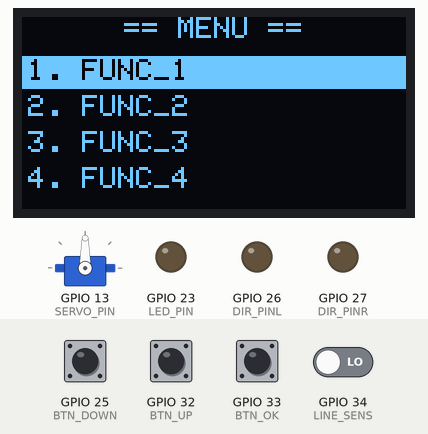
Bench run of a sketch on a simulated ESP32. Shown: servo, 128×64 one-colour display, output pins drawn as LEDs (lit = HIGH). Inputs (shaded band) come from the test bench; at power-on: GPIO 25 (BTN_DOWN), GPIO 32 (BTN_UP), GPIO 33 (BTN_OK) HIGH, GPIO 34 (LINE_SENS) LOW. Pins used as bus, display or sensor lines are not drawn.

Above: at 2.7 s.
2.8 s: GPIO 33 (BTN_OK) pulled LOW for 1 s
At 4.4 s:
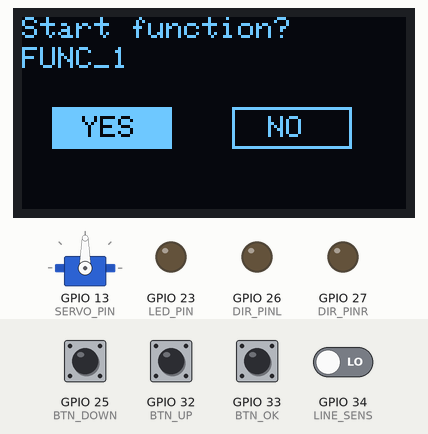
5.3 s: GPIO 25 (BTN_DOWN) pulled LOW for 3.2 s
At 5.42 s:
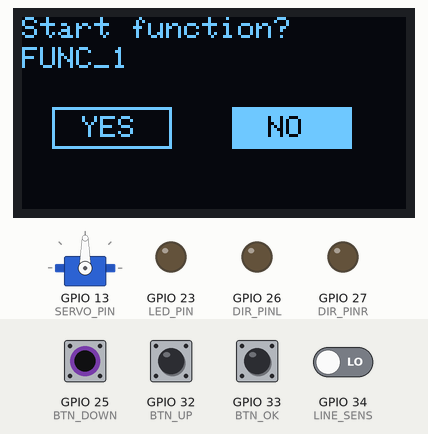
10.0 s: GPIO 33 (BTN_OK) pulled LOW for 0.15 s
At 11.2 s:
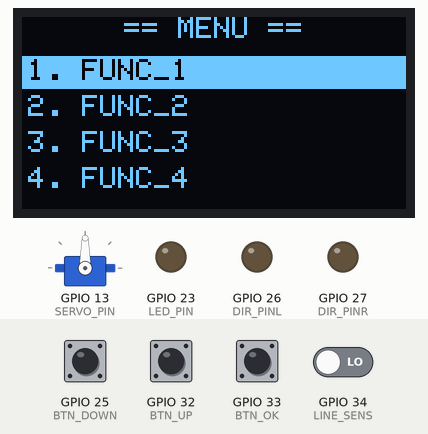
11.6 s: GPIO 32 (BTN_UP) pulled LOW for 0.15 s
At 12.7 s:
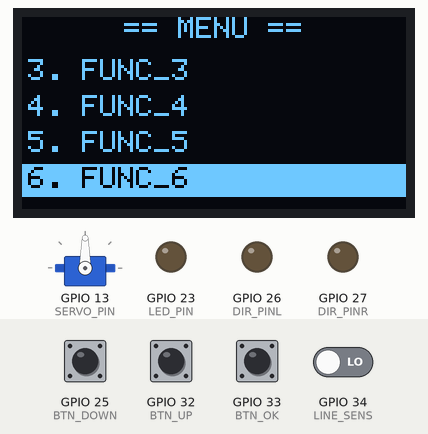
13.2 s: GPIO 33 (BTN_OK) pulled LOW for 3.2 s
At 14.1 s:
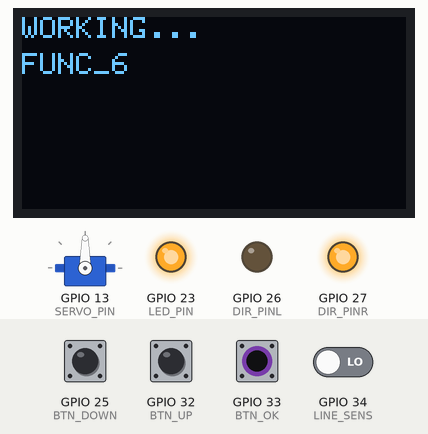
Timing chart, 0 to 16.2 s (numbered marks = the images above; inputs shaded):
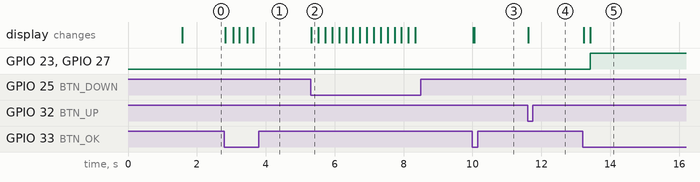

Measured:
- after the input at 2.8 s, the display: changes at once (image 1)
- after the input at 5.3 s, the display: changes at once (image 2)
- after the input at 10.0 s, the display: first changes at once (image 3 shows a later state)
- after the input at 11.6 s, the display: changes at once (image 4)
- after the input at 13.2 s, GPIO 23 (LED_PIN), GPIO 27 (DIR_PINR): LOW → HIGH after 0.23 s; the display: first changes at once (image 5 shows a later state)

The sketch:

new_code_etz.ino
```cpp
// ========== БИБЛИОТЕКИ ==========
#include <Wire.h>
#include <Adafruit_GFX.h>
#include <Adafruit_SSD1306.h>
#include <ESP32Servo.h>

// ========== НАСТРОЙКИ ==========
Servo myServo;
#define SCREEN_WIDTH 128
#define SCREEN_HEIGHT 64
#define OLED_RESET -1
#define SCREEN_ADDRESS 0x3C

#define STEP_PIN 18
#define DIR_PINL 26
#define DIR_PINR 27
#define LINE_SENS 34
#define SERVO_PIN 13

#define THRESHOLD 4095

int const_d = 39;     // расстояние от оси крепления маркера до датчика
float mark_d = 12.0;  // диаметр маркера
float miss_size = 1;  // смещение
int sp_1 = 300;
int sp_0 = 600;

float s = 17;

#define BTN_UP 32
#define BTN_OK 33
#define BTN_DOWN 25

#define LED_PIN 23

#define MENU_ITEMS 6
int menuOffset = 0;

// ========== ФУНКЦИИ ДВИЖЕНИЯ ==========
void set_up() {
  digitalWrite(DIR_PINL, 1);
  digitalWrite(DIR_PINR, 0);
}

void set_down() {
  digitalWrite(DIR_PINL, 0);
  digitalWrite(DIR_PINR, 1);
}

void move(int sp = 1) {
  if (sp == 1) {
    digitalWrite(STEP_PIN, HIGH);
    delayMicroseconds(sp_1);
    digitalWrite(STEP_PIN, LOW);
    delayMicroseconds(sp_1);
  } else {
    digitalWrite(STEP_PIN, HIGH);
    delayMicroseconds(sp_0);
    digitalWrite(STEP_PIN, LOW);
    delayMicroseconds(sp_0);
  }
}

void go_up(long mm) {
  set_up();
  long d = mm * s;
  for (long i = 0; i < d; i++) move();
}

void go_down(long mm) {
  set_down();
  long d = mm * s;
  for (long i = 0; i < d; i++) move();
}

bool is_line() {
  return digitalRead(LINE_SENS)==0;
}

// ========== ПОЗИЦИОНИРОВАНИЕ ==========
void find_line_start() {
  set_up();
  while (!is_line()) move();
  while (is_line()) move(0);
  go_up(const_d + mark_d / 2 + miss_size);
}

void homing() {
  set_down();
  while (!is_line()) move();
  while (is_line()) move(0);
  set_up();
  while (!is_line()) move();
  while (is_line()) move(0);
  go_up(const_d + mark_d / 2 + miss_size);
}

// ========== РИСОВАНИЕ ==========
void up() {
  delay(300);
  myServo.write(0);
  delay(300);
}

void down() {
  delay(300);
  for (int angle = 0; angle <= 65; angle++) {
    myServo.write(angle);
    delay(2);
  }
  delay(300);
}

void set_mark() {
  myServo.write(50);
  delay(100);
  myServo.write(45);
}

void point() {
  down();
  delay(200);
  up();
}

// ========== ДИСПЛЕЙ ==========
Adafruit_SSD1306 display(SCREEN_WIDTH, SCREEN_HEIGHT, &Wire, OLED_RESET);

const char* menuItems[MENU_ITEMS] = {
  "FUNC_1",
  "FUNC_2",
  "FUNC_3",
  "FUNC_4",
  "FUNC_5",
  "FUNC_6"
};

enum State {
  STATE_MENU,
  STATE_CONFIRM,
  STATE_RUNNING
};

State currentState = STATE_MENU;
int selectedItem = 0;
int confirmSelection = 0;

unsigned long lastBtnUp = 0;
unsigned long lastBtnOk = 0;
unsigned long lastBtnDown = 0;
const int debounceDelay = 200;

// ========== SETUP ==========
void setup() {
  Wire.begin(21, 22);
  Serial.begin(115200);

  pinMode(STEP_PIN, OUTPUT);
  pinMode(DIR_PINL, OUTPUT);
  pinMode(DIR_PINR, OUTPUT);
  pinMode(LINE_SENS, INPUT);

  myServo.attach(SERVO_PIN);

  pinMode(BTN_UP, INPUT_PULLUP);
  pinMode(BTN_OK, INPUT_PULLUP);
  pinMode(BTN_DOWN, INPUT_PULLUP);

  pinMode(LED_PIN, OUTPUT);
  digitalWrite(LED_PIN, LOW);

  display.begin(SSD1306_SWITCHCAPVCC, SCREEN_ADDRESS);
  display.clearDisplay();
  display.setTextColor(SSD1306_WHITE);

  display.setTextSize(1);
  display.setCursor(25, 20);
  display.println("LOADING...");
  display.display();
  delay(1500);

  drawMenu();
}

// ========== LOOP ==========
void loop() {
  handleButtons();
  if (currentState == STATE_RUNNING) {
    runFunction(selectedItem);
  }
}

// ========== КНОПКИ ==========
void handleButtons() {
  unsigned long now = millis();

  if (!digitalRead(BTN_UP) && now - lastBtnUp > debounceDelay) {
    lastBtnUp = now;
    onButtonUp();
  }
  if (!digitalRead(BTN_OK) && now - lastBtnOk > debounceDelay) {
    lastBtnOk = now;
    onButtonOk();
  }
  if (!digitalRead(BTN_DOWN) && now - lastBtnDown > debounceDelay) {
    lastBtnDown = now;
    onButtonDown();
  }
}

void onButtonUp() {
  if (currentState == STATE_MENU) {
    selectedItem--;
    if (selectedItem < 0) selectedItem = MENU_ITEMS - 1;
    drawMenu();
  } else if (currentState == STATE_CONFIRM) {
    confirmSelection = 1 - confirmSelection;
    drawConfirm();
  }
}

void onButtonDown() {
  if (currentState == STATE_MENU) {
    selectedItem++;
    if (selectedItem >= MENU_ITEMS) selectedItem = 0;
    drawMenu();
  } else if (currentState == STATE_CONFIRM) {
    confirmSelection = 1 - confirmSelection;
    drawConfirm();
  }
}

void onButtonOk() {
  if (currentState == STATE_MENU) {
    currentState = STATE_CONFIRM;
    confirmSelection = 0;
    drawConfirm();
  } else if (currentState == STATE_CONFIRM) {
    if (confirmSelection == 0) {
      currentState = STATE_RUNNING;
      drawRunning();
    } else {
      currentState = STATE_MENU;
      drawMenu();
    }
  }
}

// ========== ОТРИСОВКА ==========
void drawMenu() {
  display.clearDisplay();
  display.setTextSize(1);
  display.setCursor(34, 0);
  display.println("== MENU ==");

  int visible = 4;

  if (selectedItem < menuOffset) menuOffset = selectedItem;
  if (selectedItem >= menuOffset + visible) menuOffset = selectedItem - visible + 1;

  for (int i = 0; i < visible; i++) {
    int idx = menuOffset + i;
    if (idx >= MENU_ITEMS) break;

    int y = 14 + i * 12;

    if (idx == selectedItem) {
      display.fillRect(0, y - 1, 128, 11, SSD1306_WHITE);
      display.setTextColor(SSD1306_BLACK);
    } else {
      display.setTextColor(SSD1306_WHITE);
    }

    display.setCursor(2, y);
    display.print(idx + 1);
    display.print(". ");
    display.println(menuItems[idx]);
  }

  display.setTextColor(SSD1306_WHITE);
  display.display();
}

void drawConfirm() {
  display.clearDisplay();
  display.setTextSize(1);
  display.setTextColor(SSD1306_WHITE);

  display.setCursor(0, 0);
  display.println("Start function?");
  display.setCursor(0, 10);
  display.println(menuItems[selectedItem]);

  if (confirmSelection == 0) {
    display.fillRect(10, 30, 40, 14, SSD1306_WHITE);
    display.setTextColor(SSD1306_BLACK);
  } else {
    display.drawRect(10, 30, 40, 14, SSD1306_WHITE);
    display.setTextColor(SSD1306_WHITE);
  }
  display.setCursor(20, 33);
  display.println("YES");

  if (confirmSelection == 1) {
    display.fillRect(70, 30, 40, 14, SSD1306_WHITE);
    display.setTextColor(SSD1306_BLACK);
  } else {
    display.drawRect(70, 30, 40, 14, SSD1306_WHITE);
    display.setTextColor(SSD1306_WHITE);
  }
  display.setCursor(82, 33);
  display.println("NO");

  display.setTextColor(SSD1306_WHITE);
  display.display();
}


void drawRunning() {
  display.clearDisplay();
  display.setCursor(0, 0);
  display.println("WORKING...");
  display.setCursor(0, 12);
  display.println(menuItems[selectedItem]);
  display.display();
}

void led_on() {
  digitalWrite(LED_PIN, HIGH);
}

// ========== СЛУЖЕБНЫЕ ==========
void finishFunction() {
  digitalWrite(LED_PIN, LOW);
  currentState = STATE_MENU;
  drawMenu();
}

// ========== ФУНКЦИИ ==========
void runFunction(int funcNum) {

  switch (funcNum) {
    case 0:  // Функция 1
      led_on();
      finishFunction();
      break;
    case 1:  // Функция 2
      led_on();
      find_line_start();
      point();
      go_up(50);
      point();
      go_up(50);
      point();
      go_up(50);
      point();
      go_up(50);
      point();
      homing();
      go_down(150);
      finishFunction();
      break;

    case 2:  // Функция 3
      find_line_start();
      delay(3000);
      go_up(10);
      down();
      go_up(20);
      up();

      delay(3000);
      go_up(30);
      down();
      go_up(20);
      up();

      delay(3000);
      go_up(30);
      down();
      go_up(20);
      up();

      delay(3000);
      go_up(30);
      down();
      go_up(20);
      up();

      // homing();
      go_down(150 + 160);

      finishFunction();
      break;

    case 3:  // Функция 4
      led_on();
      find_line_start();
      go_up(100);
      homing();
      finishFunction();
      break;

    case 4:  // Функция 5
      led_on();
      find_line_start();
      finishFunction();
      break;

    case 5:  // Функция 6
      led_on();
      homing();
      finishFunction();
      break;
  }

  delay(100);
}
```
